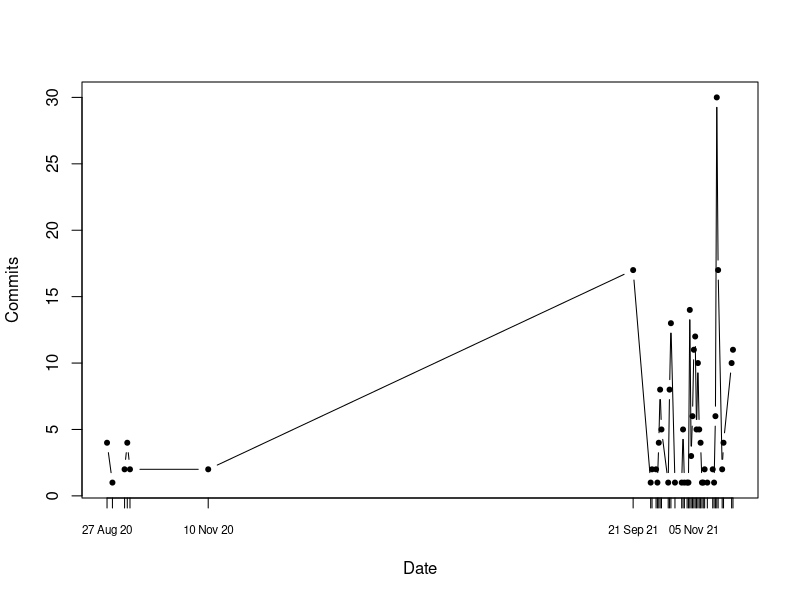

Write R code to recreate this figure.
# get data from file
# column 1 is labels (row names)
w <- getwd()
w

setwd(".visulogRTempFiles")
#z <- paste(w,".visulogRTempFiles",sep="/")
x <- read.table("commitsPerDate.txt", header = FALSE, row.names = 1)
colnames(x) <- "nb"

x <- data.frame(Date = as.character(row.names(x)), x)
attach(x)

# handling Date 
Sys.getlocale("LC_TIME")
dt <- as.Date(Date) # convert to Date

## SETTINGS:



# output plot to a file in png; see ?pdf or ?png
pdf(file = "CommitsPerDate.pdf", width=7, height=5) # 1920/1080 full HD png
plot(dt, nb, type="b", pch=20, xaxt = "n", xlab = "Date", ylab="Commits")
# axis.Date(1, at = dt, format = "%b %y")  
axis.Date(1, at = dt, format = "%d %b %y", cex.axis=0.7)  
# axis.Date(1, at = dt, format = "%d %b %y", las=2)  
dev.off() # close file

########
# pdf width=7, height=5
